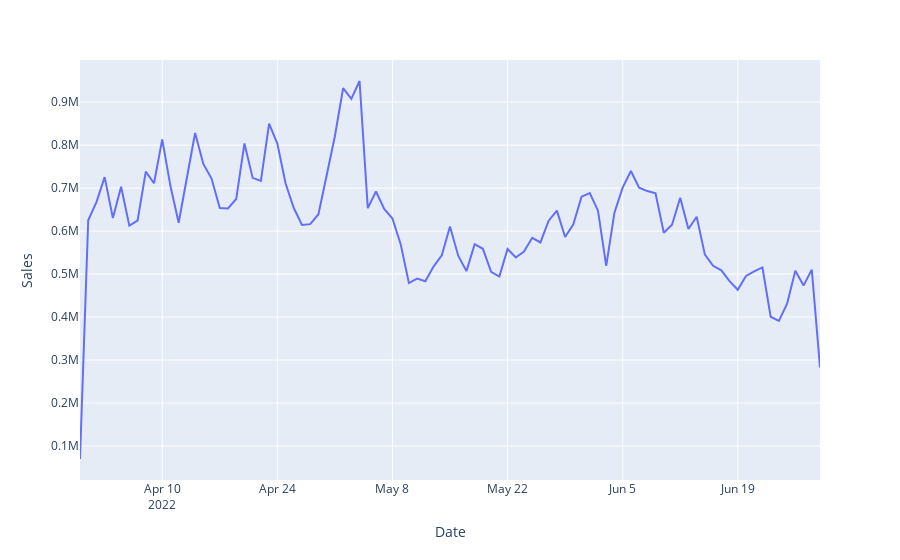

The notebook cell this image was saved under:
### Code cell
orders["Date"] = pd.to_datetime(orders.Date) 
sales = orders.groupby("Date").sum()["Sales"].reset_index()
px.line(sales, x = 'Date', y = 'Sales')
